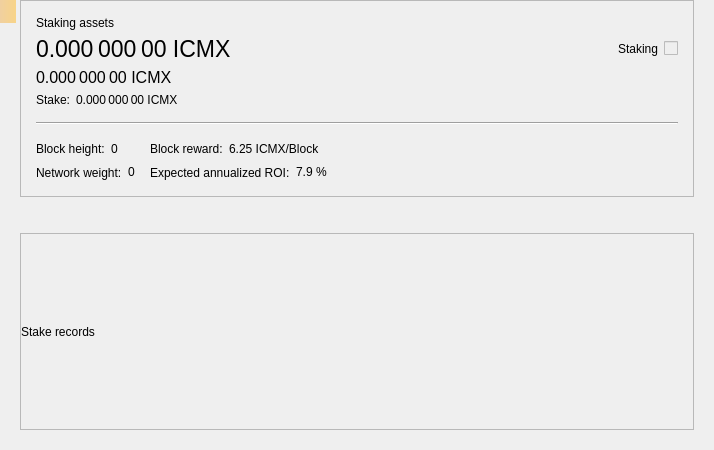
<?xml version="1.0" encoding="UTF-8"?>
<ui version="4.0">
 <class>StakePage</class>
 <widget class="QWidget" name="StakePage">
  <property name="geometry">
   <rect>
    <x>0</x>
    <y>0</y>
    <width>714</width>
    <height>450</height>
   </rect>
  </property>
  <property name="windowTitle">
   <string>Form</string>
  </property>
  <layout class="QVBoxLayout" name="verticalLayout_3">
   <property name="leftMargin">
    <number>20</number>
   </property>
   <property name="topMargin">
    <number>0</number>
   </property>
   <property name="rightMargin">
    <number>20</number>
   </property>
   <property name="bottomMargin">
    <number>20</number>
   </property>
   <item>
    <widget class="QFrame" name="frameStakeInfo">
     <property name="frameShape">
      <enum>QFrame::StyledPanel</enum>
     </property>
     <property name="frameShadow">
      <enum>QFrame::Raised</enum>
     </property>
     <layout class="QVBoxLayout" name="verticalLayout">
      <property name="spacing">
       <number>15</number>
      </property>
      <property name="leftMargin">
       <number>15</number>
      </property>
      <property name="topMargin">
       <number>15</number>
      </property>
      <property name="rightMargin">
       <number>15</number>
      </property>
      <property name="bottomMargin">
       <number>15</number>
      </property>
      <item>
       <layout class="QGridLayout" name="gridLayout_2">
        <property name="spacing">
         <number>6</number>
        </property>
        <item row="1" column="0">
         <widget class="QLabel" name="labelAssets">
          <property name="font">
           <font>
            <pointsize>17</pointsize>
           </font>
          </property>
          <property name="cursor">
           <cursorShape>IBeamCursor</cursorShape>
          </property>
          <property name="toolTip">
           <string>Your current spendable balance</string>
          </property>
          <property name="text">
           <string notr="true">0.000 000 00 ICMX</string>
          </property>
          <property name="alignment">
           <set>Qt::AlignLeading|Qt::AlignLeft|Qt::AlignVCenter</set>
          </property>
          <property name="textInteractionFlags">
           <set>Qt::LinksAccessibleByMouse|Qt::TextSelectableByMouse</set>
          </property>
         </widget>
        </item>
        <item row="2" column="0">
         <widget class="QLabel" name="labelAssetsImmature">
          <property name="font">
           <font>
            <pointsize>12</pointsize>
           </font>
          </property>
          <property name="cursor">
           <cursorShape>IBeamCursor</cursorShape>
          </property>
          <property name="toolTip">
           <string>Your immature balance</string>
          </property>
          <property name="text">
           <string notr="true">0.000 000 00 ICMX</string>
          </property>
          <property name="alignment">
           <set>Qt::AlignLeading|Qt::AlignLeft|Qt::AlignVCenter</set>
          </property>
          <property name="textInteractionFlags">
           <set>Qt::LinksAccessibleByMouse|Qt::TextSelectableByMouse</set>
          </property>
         </widget>
        </item>
        <item row="0" column="0">
         <widget class="QLabel" name="labelAssetsText">
          <property name="text">
           <string>Staking assets</string>
          </property>
          <property name="alignment">
           <set>Qt::AlignLeading|Qt::AlignLeft|Qt::AlignVCenter</set>
          </property>
         </widget>
        </item>
        <item row="1" column="2">
         <spacer name="horizontalSpacer_2">
          <property name="orientation">
           <enum>Qt::Horizontal</enum>
          </property>
          <property name="sizeHint" stdset="0">
           <size>
            <width>40</width>
            <height>20</height>
           </size>
          </property>
         </spacer>
        </item>
        <item row="4" column="0">
         <layout class="QHBoxLayout" name="horizontalLayout_5">
          <property name="spacing">
           <number>6</number>
          </property>
          <item>
           <widget class="QLabel" name="labelStakeText">
            <property name="sizePolicy">
             <sizepolicy hsizetype="Maximum" vsizetype="Preferred">
              <horstretch>0</horstretch>
              <verstretch>0</verstretch>
             </sizepolicy>
            </property>
            <property name="text">
             <string>Stake:</string>
            </property>
            <property name="alignment">
             <set>Qt::AlignLeading|Qt::AlignLeft|Qt::AlignVCenter</set>
            </property>
           </widget>
          </item>
          <item>
           <widget class="QLabel" name="labelStake">
            <property name="text">
             <string>0.000 000 00 ICMX</string>
            </property>
            <property name="alignment">
             <set>Qt::AlignLeading|Qt::AlignLeft|Qt::AlignVCenter</set>
            </property>
            <property name="textInteractionFlags">
             <set>Qt::LinksAccessibleByMouse|Qt::TextSelectableByMouse</set>
            </property>
           </widget>
          </item>
          <item>
           <spacer name="horizontalSpacer_3">
            <property name="orientation">
             <enum>Qt::Horizontal</enum>
            </property>
            <property name="sizeType">
             <enum>QSizePolicy::Minimum</enum>
            </property>
            <property name="sizeHint" stdset="0">
             <size>
              <width>0</width>
              <height>0</height>
             </size>
            </property>
           </spacer>
          </item>
         </layout>
        </item>
        <item row="1" column="4">
         <widget class="QLabel" name="labelStaking">
          <property name="text">
           <string>Staking</string>
          </property>
         </widget>
        </item>
        <item row="1" column="5">
         <widget class="QSwitchControl" name="checkStake">
          <property name="enabled">
           <bool>false</bool>
          </property>
         </widget>
        </item>
       </layout>
      </item>
      <item>
       <widget class="Line" name="hLine">
        <property name="orientation">
         <enum>Qt::Horizontal</enum>
        </property>
       </widget>
      </item>
      <item>
       <layout class="QGridLayout" name="gridLayout">
        <property name="verticalSpacing">
         <number>6</number>
        </property>
        <item row="0" column="0">
         <layout class="QHBoxLayout" name="horizontalLayout">
          <property name="spacing">
           <number>6</number>
          </property>
          <item>
           <widget class="QLabel" name="labelHeightText">
            <property name="sizePolicy">
             <sizepolicy hsizetype="Maximum" vsizetype="Preferred">
              <horstretch>0</horstretch>
              <verstretch>0</verstretch>
             </sizepolicy>
            </property>
            <property name="text">
             <string>Block height:</string>
            </property>
            <property name="alignment">
             <set>Qt::AlignLeading|Qt::AlignLeft|Qt::AlignVCenter</set>
            </property>
           </widget>
          </item>
          <item>
           <widget class="QLabel" name="labelHeight">
            <property name="text">
             <string>0</string>
            </property>
            <property name="alignment">
             <set>Qt::AlignLeading|Qt::AlignLeft|Qt::AlignVCenter</set>
            </property>
            <property name="textInteractionFlags">
             <set>Qt::LinksAccessibleByMouse|Qt::TextSelectableByMouse</set>
            </property>
           </widget>
          </item>
          <item>
           <spacer name="horizontalSpacer_4">
            <property name="orientation">
             <enum>Qt::Horizontal</enum>
            </property>
            <property name="sizeType">
             <enum>QSizePolicy::Minimum</enum>
            </property>
            <property name="sizeHint" stdset="0">
             <size>
              <width>0</width>
              <height>0</height>
             </size>
            </property>
           </spacer>
          </item>
         </layout>
        </item>
        <item row="0" column="1">
         <layout class="QHBoxLayout" name="horizontalLayout_3">
          <property name="spacing">
           <number>6</number>
          </property>
          <item>
           <widget class="QLabel" name="labelRewardText">
            <property name="sizePolicy">
             <sizepolicy hsizetype="Maximum" vsizetype="Preferred">
              <horstretch>0</horstretch>
              <verstretch>0</verstretch>
             </sizepolicy>
            </property>
            <property name="text">
             <string>Block reward:</string>
            </property>
            <property name="alignment">
             <set>Qt::AlignLeading|Qt::AlignLeft|Qt::AlignVCenter</set>
            </property>
           </widget>
          </item>
          <item>
           <widget class="QLabel" name="labelReward">
            <property name="text">
             <string>6.25 ICMX/Block</string>
            </property>
            <property name="alignment">
             <set>Qt::AlignLeading|Qt::AlignLeft|Qt::AlignVCenter</set>
            </property>
            <property name="textInteractionFlags">
             <set>Qt::LinksAccessibleByMouse|Qt::TextSelectableByMouse</set>
            </property>
           </widget>
          </item>
          <item>
           <spacer name="horizontalSpacer_6">
            <property name="orientation">
             <enum>Qt::Horizontal</enum>
            </property>
            <property name="sizeType">
             <enum>QSizePolicy::Minimum</enum>
            </property>
            <property name="sizeHint" stdset="0">
             <size>
              <width>0</width>
              <height>0</height>
             </size>
            </property>
           </spacer>
          </item>
         </layout>
        </item>
        <item row="0" column="2" rowspan="2">
         <spacer name="horizontalSpacer">
          <property name="orientation">
           <enum>Qt::Horizontal</enum>
          </property>
          <property name="sizeHint" stdset="0">
           <size>
            <width>40</width>
            <height>20</height>
           </size>
          </property>
         </spacer>
        </item>
        <item row="1" column="0">
         <layout class="QHBoxLayout" name="horizontalLayout_2">
          <property name="spacing">
           <number>6</number>
          </property>
          <item>
           <widget class="QLabel" name="labelWeightText">
            <property name="sizePolicy">
             <sizepolicy hsizetype="Maximum" vsizetype="Preferred">
              <horstretch>0</horstretch>
              <verstretch>0</verstretch>
             </sizepolicy>
            </property>
            <property name="text">
             <string>Network weight:</string>
            </property>
            <property name="alignment">
             <set>Qt::AlignLeading|Qt::AlignLeft|Qt::AlignVCenter</set>
            </property>
           </widget>
          </item>
          <item>
           <widget class="QLabel" name="labelWeight">
            <property name="text">
             <string>0</string>
            </property>
            <property name="alignment">
             <set>Qt::AlignLeading|Qt::AlignLeft|Qt::AlignVCenter</set>
            </property>
            <property name="textInteractionFlags">
             <set>Qt::LinksAccessibleByMouse|Qt::TextSelectableByMouse</set>
            </property>
           </widget>
          </item>
          <item>
           <spacer name="horizontalSpacer_5">
            <property name="orientation">
             <enum>Qt::Horizontal</enum>
            </property>
            <property name="sizeType">
             <enum>QSizePolicy::Minimum</enum>
            </property>
            <property name="sizeHint" stdset="0">
             <size>
              <width>0</width>
              <height>0</height>
             </size>
            </property>
           </spacer>
          </item>
         </layout>
        </item>
        <item row="1" column="1">
         <layout class="QHBoxLayout" name="horizontalLayout_4">
          <property name="spacing">
           <number>6</number>
          </property>
          <item>
           <widget class="QLabel" name="labelROIText">
            <property name="sizePolicy">
             <sizepolicy hsizetype="Maximum" vsizetype="Preferred">
              <horstretch>0</horstretch>
              <verstretch>0</verstretch>
             </sizepolicy>
            </property>
            <property name="text">
             <string>Expected annualized ROI:</string>
            </property>
            <property name="alignment">
             <set>Qt::AlignLeading|Qt::AlignLeft|Qt::AlignVCenter</set>
            </property>
           </widget>
          </item>
          <item>
           <widget class="QLabel" name="labelROI">
            <property name="text">
             <string>7.9 %</string>
            </property>
            <property name="alignment">
             <set>Qt::AlignLeading|Qt::AlignLeft|Qt::AlignVCenter</set>
            </property>
            <property name="textInteractionFlags">
             <set>Qt::LinksAccessibleByMouse|Qt::TextSelectableByMouse</set>
            </property>
           </widget>
          </item>
          <item>
           <spacer name="horizontalSpacer_7">
            <property name="orientation">
             <enum>Qt::Horizontal</enum>
            </property>
            <property name="sizeType">
             <enum>QSizePolicy::Minimum</enum>
            </property>
            <property name="sizeHint" stdset="0">
             <size>
              <width>0</width>
              <height>0</height>
             </size>
            </property>
           </spacer>
          </item>
         </layout>
        </item>
       </layout>
      </item>
     </layout>
    </widget>
   </item>
   <item>
    <spacer name="verticalSpacer">
     <property name="orientation">
      <enum>Qt::Vertical</enum>
     </property>
     <property name="sizeType">
      <enum>QSizePolicy::Fixed</enum>
     </property>
     <property name="sizeHint" stdset="0">
      <size>
       <width>20</width>
       <height>30</height>
      </size>
     </property>
    </spacer>
   </item>
   <item>
    <widget class="QFrame" name="frameStakeRecords">
     <property name="frameShape">
      <enum>QFrame::StyledPanel</enum>
     </property>
     <property name="frameShadow">
      <enum>QFrame::Raised</enum>
     </property>
     <layout class="QVBoxLayout" name="verticalLayout_2">
      <property name="leftMargin">
       <number>0</number>
      </property>
      <property name="topMargin">
       <number>0</number>
      </property>
      <property name="rightMargin">
       <number>0</number>
      </property>
      <property name="bottomMargin">
       <number>0</number>
      </property>
      <item>
       <widget class="QLabel" name="labelRecordsText">
        <property name="text">
         <string>Stake records</string>
        </property>
       </widget>
      </item>
     </layout>
    </widget>
   </item>
  </layout>
  <widget class="QLabel" name="labelAlerts">
   <property name="geometry">
    <rect>
     <x>0</x>
     <y>0</y>
     <width>16</width>
     <height>23</height>
    </rect>
   </property>
   <property name="visible">
    <bool>false</bool>
   </property>
   <property name="styleSheet">
    <string notr="true">QLabel { background-color: qlineargradient(x1: 0, y1: 0, x2: 1, y2: 0, stop:0 #F0D0A0, stop:1 #F8D488); color:#000000; }</string>
   </property>
   <property name="wordWrap">
    <bool>true</bool>
   </property>
   <property name="margin">
    <number>3</number>
   </property>
   <property name="textInteractionFlags">
    <set>Qt::TextSelectableByMouse</set>
   </property>
  </widget>
 </widget>
 <customwidgets>
  <customwidget>
   <class>QSwitchControl</class>
   <extends>QCheckBox</extends>
   <header>qt/qswitchcontrol.h</header>
  </customwidget>
 </customwidgets>
 <resources/>
 <connections/>
</ui>
